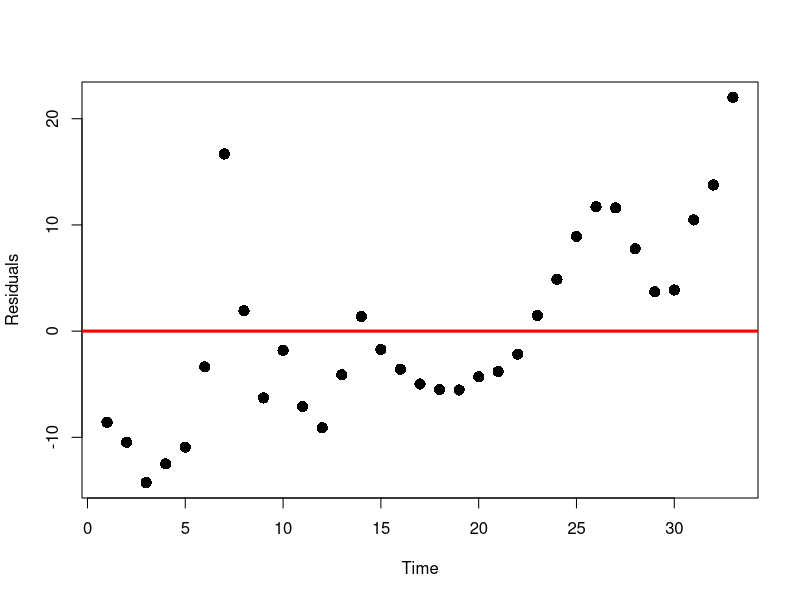
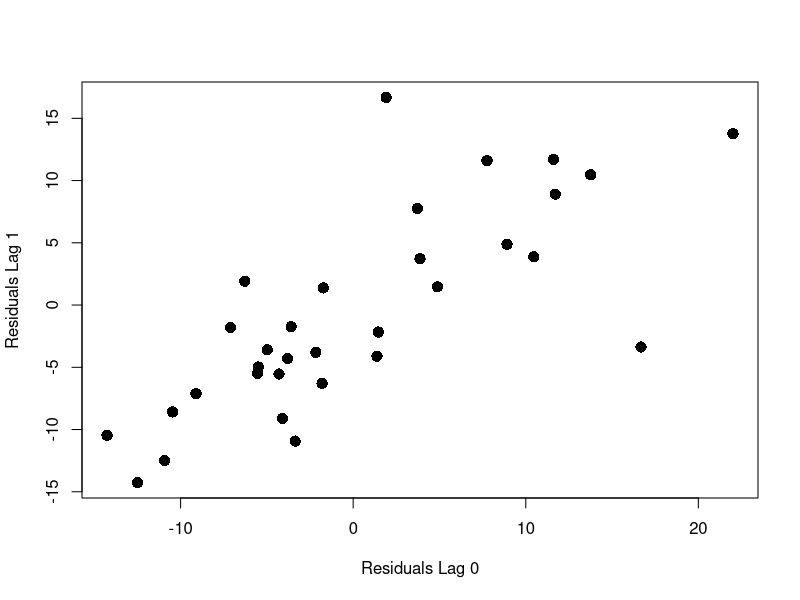

Here is the R script that generated these plots, in order:
# Remember to save data on Desktop

# Change working directory to Desktop
# In MacOS type
# setwd("~/Desktop")

# In Windows type
# setwd("C:/Users/YourUsername/Desktop")

# Load dataset
prices <- read.table(file = "stock_gold.txt",
                    header = TRUE)

# Store data-frame into 2 vectors
stock.price <- prices[ , 1]
gold.price <- prices[ , 2]

# Fit regression model
model <- lm(gold.price ~ stock.price)

# Compute residuals
residuals <- model$resid

# Time-series plot of residuals
plot(residuals,
     xlab = "Time", 
     ylab = "Residuals",
     pch = 16,
     cex = 1.5)

# Add y = 0 line for reference
abline(0, 0, col = "red", lwd = 3)

# Compute length of residuals
length(residuals)

# Generate lagged version of residuals
residuals.lag.0 <- residuals[2:33]
residuals.lag.1 <-residuals[1:32]

# Plot Original residuals 
# Vs Shifted residuals
plot(residuals.lag.0, 
     residuals.lag.1,
     xlab = "Residuals Lag 0", 
     ylab = "Residuals Lag 1",
     pch = 16,
     cex = 1.5)